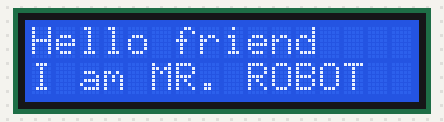
The sketch below on a simulated Arduino Uno, built with avr-gcc and run on an emulated ATmega328P. On the bench: 16×2 character LCD. What the sketch prints to the serial monitor is not drawn.

Above: at 0.28 s.
At 2.75 s:
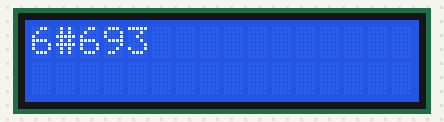
At 5.1 s:
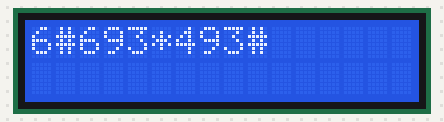
At 10.1 s:
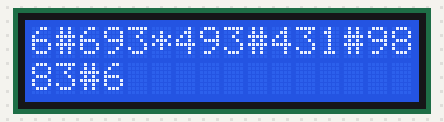
At 20.25 s:
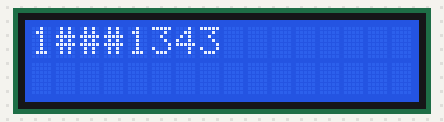
At 39.75 s:
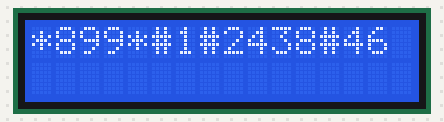

The sketch:

14-lcd_screen.ino
```cpp
#include <MyKeyPad.h>
#include <LiquidCrystal.h>
#define RS 36 // Register select pin
#define EN 38 // Enable pin
#define D4 40 // Data pin 4
#define D5 42 // Data pin 5
#define D6 44 // Data pin 6
#define D7 46 // Data pin 7
#define COLS 16 // Number of columns
#define ROWS 2 // Number of rows

int rowArray[] = { 22, 24, 26, 28 };
int colArray[] = { 30, 32, 34 };

LiquidCrystal lcd(RS, EN, D4, D5, D6, D7);
MyKeyPad myOwnKeyPad(rowArray, colArray);

char characters[ROWS][COLS] = {{},{}}; // 2D array to store characters

int index = 0;

void setup(){
    lcd.begin(COLS, ROWS);
    lcd.print("Hello friend");
    lcd.setCursor(0, 1);
    lcd.print("I am MR. ROBOT"); // 17 is max characters
    Serial.begin(9600);
    myOwnKeyPad.setDebounceTime(500);
    index = 0;
}

void loop(){
    char key = myOwnKeyPad.readKey();
    if (key != KEY_NOT_PRESSED) {
        lcd.clear();
        if (index >= COLS*ROWS) {
            index = 0;
            lcd.clear();
            for (int i = 0; i < ROWS; i++) {
                for (int j = 0; j < COLS; j++) {
                    characters[i][j] = ' ';
                }
            }
        }
        if (index < COLS) {
            Serial.println("First row");
            Serial.println("Index: " + String(index));
            characters[0][index] = key;
            lcd.setCursor(0, 0);
            lcd.print(characters[0]);
            Serial.println(characters[0]);
        } else {
            Serial.println("Second row");
            Serial.println("Index: " + String(index));
            characters[1][index-COLS] = key;
            lcd.setCursor(0, 0);
            lcd.print(characters[0]);
            lcd.setCursor(0, 1);
            lcd.print(characters[1]);
        }
        index++;
    }
}
```

Measured:
- what the display in image 1 shows lasts 0.5 s, from 2.5 s to 3.0 s
